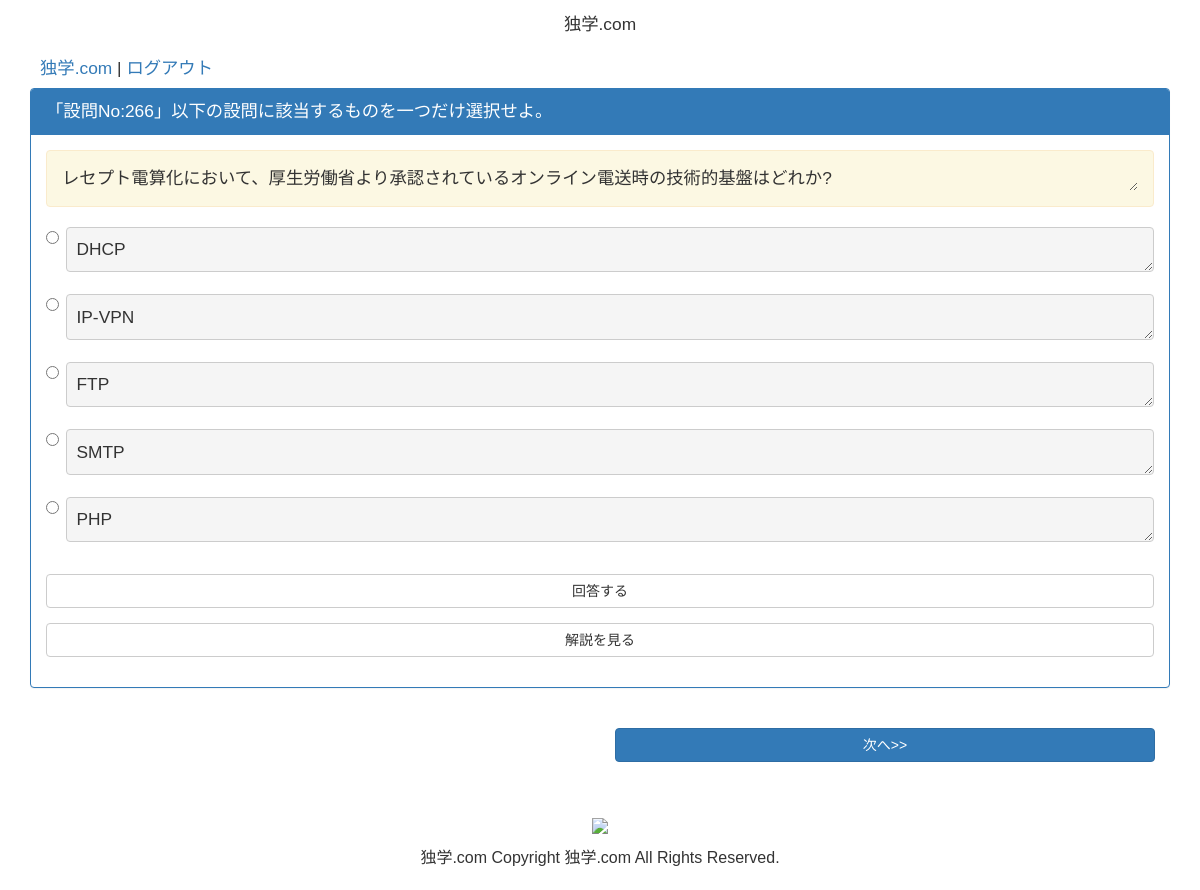
Page /open/index/35 on the committed database.
### tables this page shows
CREATE TABLE `question_table` (
  `question_id` bigint(20) unsigned NOT NULL AUTO_INCREMENT,
  `question_title` text,
  `question_text` text,
  `choice_list` longtext,
  `choice_number` text,
  `question_type` int(11) DEFAULT NULL,
  `explanation_text` longtext,
  `project_id` bigint(20) unsigned NOT NULL DEFAULT '0',
  `create_time` timestamp NULL DEFAULT NULL ON UPDATE CURRENT_TIMESTAMP,
  `update_time` timestamp NULL DEFAULT NULL,
  `delete_flag` int(11) unsigned NOT NULL DEFAULT '0' COMMENT '削除フラグ 0 => 生存, 1 => 論理削除',
  PRIMARY KEY (`question_id`)
);

### application/controllers/Open.php (called while the page is built, shortened)
<?php
class Open extends CI_Controller {
    public function __construct()
    {
        $this->load->database();
        $this->load->library("session");
        $this->load->helper('url');
        $this->load->model('Project');
        $this->data= [];
        $this->data["mainHeader"] = "独学.com";
        $this->data["title"] = "独学.com";
        $this->data["footer"] = "独学.com Copyright 独学.com All Rights Reserved.";
        $this->data["https"] = $this->input->server("HTTPS");
    }
    public function index($projectId = null, $page = null)
    {
        try{
            $projectId = (int)$projectId;
            $questionIdList = $this->Project->getSelectedProjectQuestionIdList($projectId);
            $page = (int)$page;
            $sessionData = $this->session->all_userdata();
            if($page === 0){
                $this->session->set_userdata("questionIdList", $questionIdList);
                $sessionData = $this->session->all_userdata();
                $page = 0;
            }else{
                if(array_key_exists("questionIdList", $sessionData) === false){
                    redirect("/open/index/{$projectId}/");
                    exit();
                }
                $sessionData = $this->session->get_userdata("questionIdList", $questionIdList);
            }
            $questionIdList = $sessionData["questionIdList"];
            $res = $this->Project->getSelectedTargetQuestionData($projectId, $questionIdList[$page]);
            $this->session->set_userdata("referer", "/admin/oneQuestion/{$projectId}/{$page}");
            $questionIdList = $this->session->userdata("questionIdList");
            $nowNumber = $questionIdList[$page];
            $this->data["questionList"] = $res;
            $this->data["page"] = $page;
            $this->data["nowNumber"] = $nowNumber;
            $this->data["questionIdList"] = $questionIdList;
            $this->data["projectId"] = $projectId;
            $this->load->view('common/header', $this->data);
            $this->load->view('open/index', $this->data);
            $this->load->view('common/footer', $this->data);
        }catch(Exception $e){
            $this->data["errorMessage"] = $e->getMessage();
            $this->load->view('common/header', $this->data);
            $this->load->view('error/index', $this->data);
            $this->load->view('common/footer', $this->data);
        }
    }
}

### index.php (called while the page is built, shortened)
<?php
require_once BASEPATH.'core/CodeIgniter.php';

### application/models/Project.php (called while the page is built, shortened)
<?php
class Project extends CI_Model {
    public function getSelectedTargetQuestionData($projectId = null, $questionId = null)
    {
        try{
            $this->db->where("project_id", $projectId);
            $this->db->where("question_id", $questionId);
            $this->db->from("question_table");
            $this->db->join("question_type_table", "question_table.question_type = question_type_table.type_id");
            $res = $this->db->get();
            $res = $res->result();
            $res = $res[0];
            $res->choice_number = json_decode($res->choice_number, true);
            $res->choice_list = json_decode($res->choice_list, true);
            shuffle($res->choice_list);
            return $res;
        }catch(Exception $e){
            throw new Exception($e->getMessage());
        }
    }
    public function getSelectedProjectQuestionIdList($projectId = null)
    {
        try{
            $deleteFlag = 0;
            $this->db->where("project_id", $projectId);
            $this->db->where("delete_flag", $deleteFlag);
            $this->db->select("question_id");
            $res = $this->db->get("question_table");
            $res = $res->result();
            $questionIdList = array();
            foreach($res as $key => $value){
                $questionIdList[] = $value->question_id;
            }
            shuffle($questionIdList);
            return $questionIdList;
        }catch(Exception $e){
            throw new Exception($e->getMessage());
        }
    }
}

### application/views/open/index.php (the view, shortened to what this page needs)
<div class="innerTemplate">
    <div class="panel panel-primary">
        <div class="panel-heading">
            「設問No:<?php print($questionList->question_id); ?>」<?php print($questionList->question_title); ?>
        </div>
        <div class="panel-body">
            <div class="panel-body alert alert-warning alert-dismissible">
                <pre class="resetClass"><?php print(htmlspecialchars($questionList->question_text, ENT_QUOTES)); ?></pre>
            </div>
            <span class="selectRespond">
            <?php foreach($questionList->choice_list as $innerKey => $innerValue){ ?>
                <div class="<?php print ($questionList->type_attr); ?>">
                    <label for="answerList0_<?php print($innerKey); ?>">
                        <input class="" id="answerList0_<?php print($innerKey); ?>" name="answerList" value="<?php print(htmlspecialchars($innerValue["choiceNumber"])); ?>" type="<?php print ($questionList->type_attr); ?>">
                        <pre class="inputClick"><?php print(htmlspecialchars($innerValue["choiceText"], ENT_QUOTES, "UTF-8")); ?></pre>
                    </label>
                </div>
            <?php } ?>
            </span>
            <form action="#" name="" method="post">
                <input type="button" class="btn btn-default btn-group-justified projectBox getRespondButton" value="回答する" id="respondBox" />
            </form>
            <form action="#" name="" method="post">
                <input type="button" class="btn btn-default btn-group-justified projectBox getExplanationText" value="解説を見る" />
            </form>
        </div>
    </div>
</div>
<div class="col-md-6 margin-bottom margin-top">
</div>
<div class="col-md-6 margin-bottom margin-top">
    <?php if($page + 1 <=  count($questionIdList) -1) { ?>
    <a href="/open/index/<?php print($projectId); ?>/<?php print($page + 1); ?>/next" class="btn btn-primary btn-group-justified">次へ>></a>
    <?php } ?>
</div>
<div class="clearfix"></div>

### css/main.css (style rules this page uses)
* { margin: 0; padding: 0; }
*, h1, h2, h3, h4, h5, body, div, pre, p { font-size: 13pt; font-weight: normal; font-family: "Lucida Grande","Hiragino Kaku Gothic ProN","ヒラギノ角ゴ ProN",Meiryo,メイリオ,sans-serif; resize: vertical; }
body { width: 100%; height: auto; }
.projectBox { margin: 15px 0px 15px 0px; }
pre { width: 100%; font-size: 13pt; cursor: pointer; font-family: "Lucida Grande","Hiragino Kaku Gothic ProN","ヒラギノ角ゴ ProN W3",Meiryo,メイリオ,sans-serif; }
label { width: 100%; cursor: pointer; }
.resetClass { border: 0; padding: 0; margin: 0; background-color: transparent; cursor: cursor; }
.margin-bottom { margin-bottom: 20px; }
.margin-top { margin-top: 20px; }

### rows in the picture
question_table: question_id "266", question_title "以下の設問に該当するものを一つだけ選択せよ。", question_text "レセプト電算化において、厚生労働省より承認されているオンライン電送時の技術的基盤はどれか?"

### other values in the picture
$mainHeader "独学.com"
$innerValue["choiceText"] "DHCP"
$innerValue["choiceText"] "IP-VPN"
$innerValue["choiceText"] "FTP"
$innerValue["choiceText"] "SMTP"
$innerValue["choiceText"] "PHP"
$footer "独学.com Copyright 独学.com All Rights Reserved."
